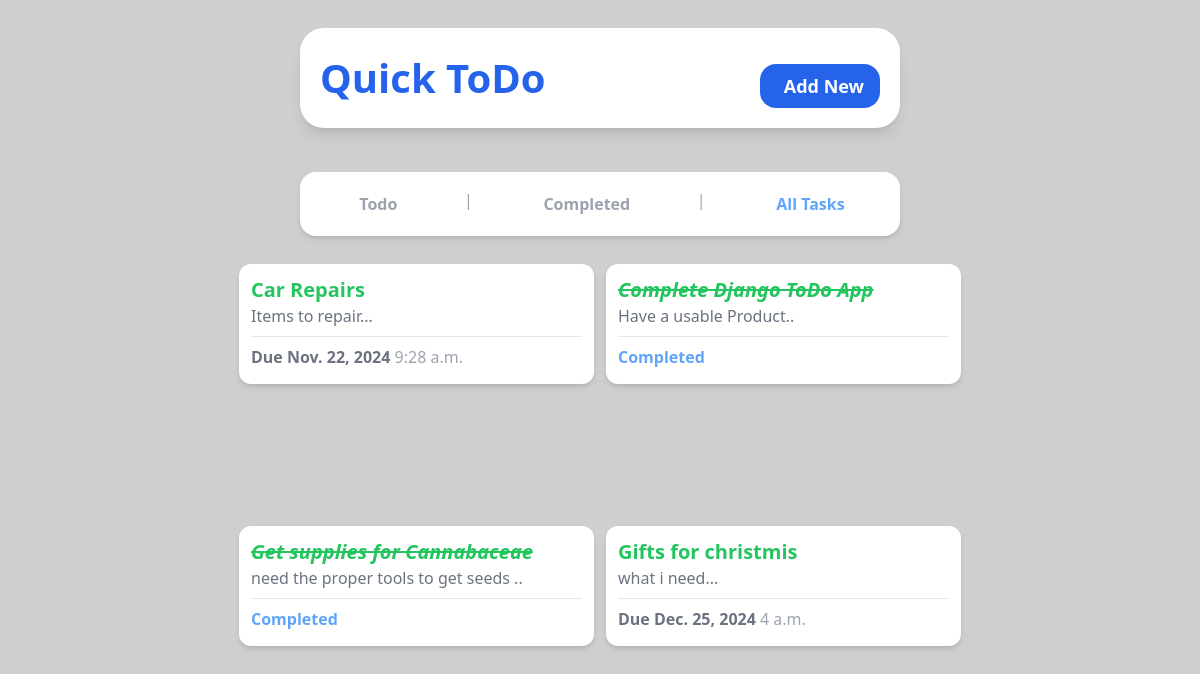
Before: / with the older database file.
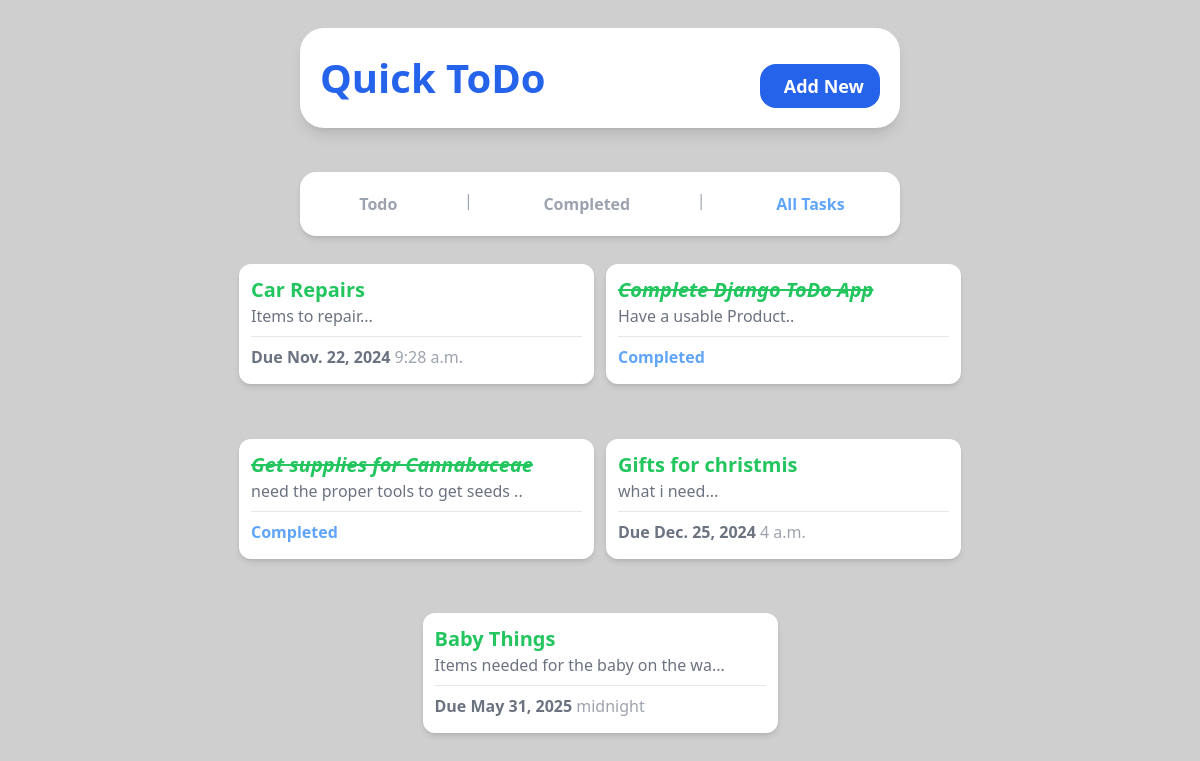
After: the same page with the newer database file.
### tasks/models.py (models this page shows, shortened)
class Task(models.Model):
    title = models.CharField(max_length=35, blank=False, unique=True, null=False)
    description = models.TextField(null=True, blank=True)
    due_date = models.DateField( null=True, blank=True)
    due_time = models.TimeField(null=True, blank=True)
    completed = models.BooleanField(default=False)

### tasks/views.py (the view)
# urls.py: 2. Add a URL to urlpatterns:  path('', views.home, name='home')
def home(request):
    tasks = Task.objects.all().order_by('due_date', 'due_time')
    return render(request, 'index.html', {
        'tasks': tasks,
    })

### tasks/templates/index.html (shortened to what this page needs)
{% include 'base.html' %}
{% include 'home_nav.html' %}
{% block content %}
    <section
      class="flex flex-1 flex-wrap justify-center gap-3 bg-[#fff0] w-10/12 md:w-11/12 h-full mb-3 rounded-2xl p-3 overflow-y-auto scrollbar-hide"
    >
      {% for task in tasks %}
      {% if task.completed %}
       <div
        class="w-[355px] flex flex-col shadow-md bg-white h-[120px] rounded-xl p-3"
      >
        <div class="flex flex-row justify-between">
          <div>
            <a href="{% url 'task_detail' task.id %}">
              <h1
                class="text-green-500 font-semibold text-xl italic line-through"
              >
                {{ task.title }}
              </h1>
            </a>
            <p class="text-gray-500 text-md">
              {{ task.description | slice:":35"}}..
            </p>
          </div>
        </div>
        <hr class="border-t border-gray-200 my-2" />
        <div class="flex flex-row justify-between">
          <h2 class="text-blue-400 font-bold">
            Completed
          </h2>
        </div>
      </div>
      {% else %}
      <div
        class="w-[355px] flex flex-col shadow-md bg-white h-[120px] rounded-xl p-3"
      >
        <div class="flex flex-row justify-between">
          <div>
            <a href="{% url 'task_detail' task.id %}">
              <h1 class="text-green-500 font-semibold text-xl">
                {{ task.title }}
              </h1>
            </a>
            <p class="text-gray-500 text-md">
              {{ task.description | slice:":35"}}...
            </p>
          </div>
        </div>
        <hr class="border-t border-gray-200 my-2" />
        <div class="flex flex-row justify-between">
          <h2 class="text-gray-500 font-bold">
            Due {{ task.due_date }} <span class="font-medium text-gray-400">{{ task.due_time }}</span>
          </h2>
        </div>
      </div>
      {% endif %}
      {% endfor %}
    </section>
{% endblock content %}

### app_store/templates/base.html (shortened to what this page needs)
{% load static %}
<!DOCTYPE html>
<html lang="en">
  <head>
    <link
      href="https://unpkg.com/boxicons@2.1.4/css/boxicons.min.css"
      rel="stylesheet"
    />
    <link rel="stylesheet" href="{% static 'style.css' %}" />
  </head>
  <body
    class="bg-[#cfcfcf] flex flex-col items-center justify-center gap-4 h-screen"
  >
    <header
      class="bg-white shadow-lg w-10/12 h-auto rounded-3xl flex flex-col sm:flex-row justify-between items-center p-5 m-7 md:w-3/6"
    >
      <a href="{% url 'remaining' %}">
        <h1 class="text-blue-600 font-bold text-[40px]">Quick ToDo</h1>
      </a>
      <a
        class="bg-blue-600 py-2 px-4 text-white font-semibold rounded-2xl text-lg mt-4 flex items-center gap-2"
        href="{% url 'add_task' %}"
        > Add New</a
      >
    </header>
  </body>
</html>

### app_store/templates/home_nav.html (shortened to what this page needs)
    <nav
      class="bg-white transition-all-[1s] shadow-md w-10/12 rounded-2xl h-auto p-4 flex flex-row justify-around md:w-3/6"
    >
      <a
        href="{% url 'remaining' %}"
        class="font-semibold text-gray-400 py-1 px-3 flex items-center gap-1"
        >Todo</a
      >
      <span class="text-gray-400">|</span>
      <a
        href="{% url 'completed' %}"
        class="font-semibold text-gray-400 py-1 px-3 flex items-center gap-1"
        >Completed</a
      >
      <span class="text-gray-400">|</span>
      <a
        href="{% url 'home' %}"
        class="text-blue-400 transition duration-300 ease-out hover:ease-in hover:text-blue-500 font-semibold py-1 px-3 flex items-center gap-1"
        >All Tasks</a
      >
    </nav>

Changed rows visible on the page:
added Task: title "Baby Things", description "Items needed for the baby on the wa", due_date "May 31, 2025", due_time "midnight"
